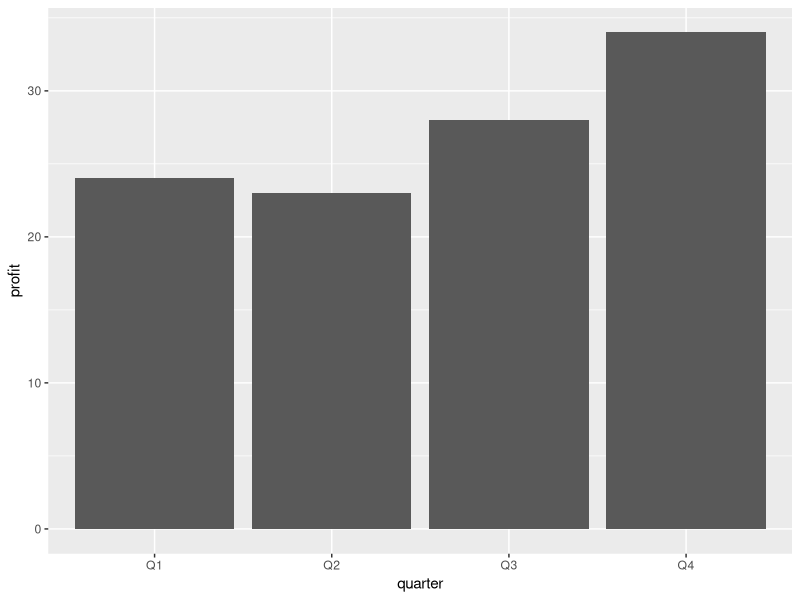
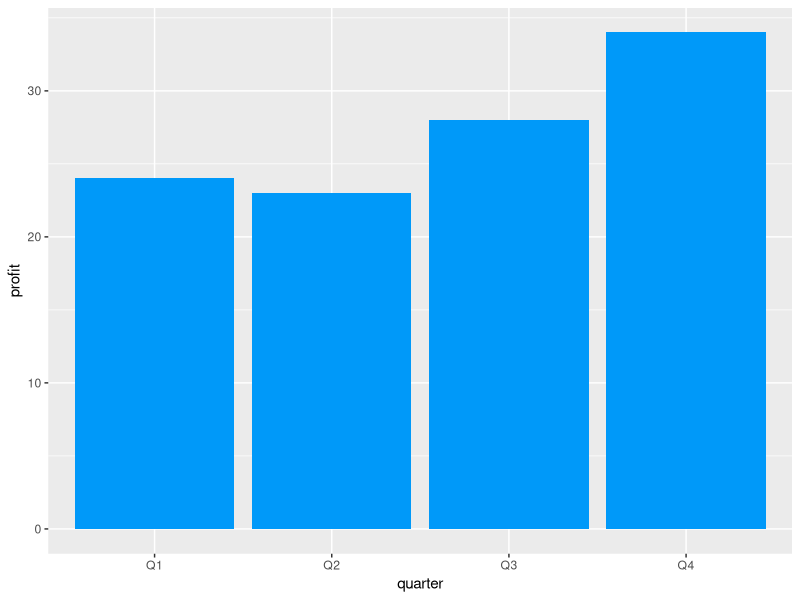
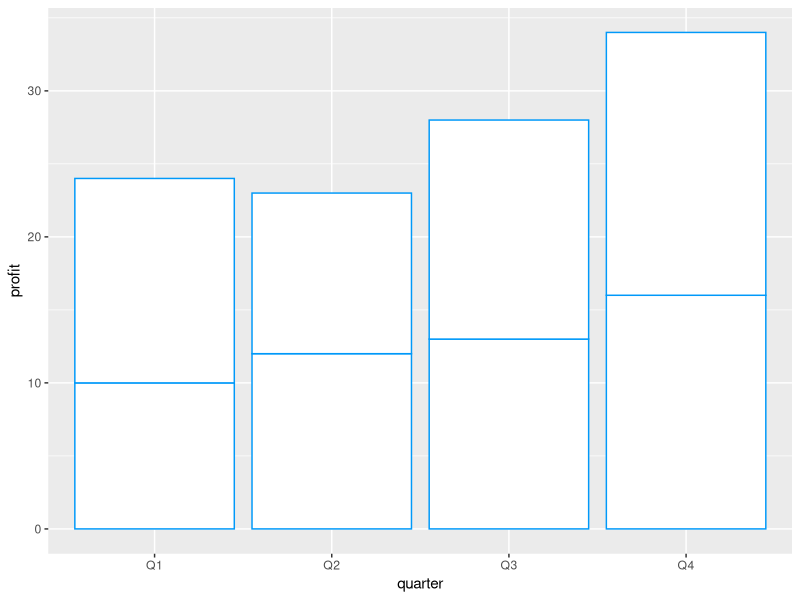
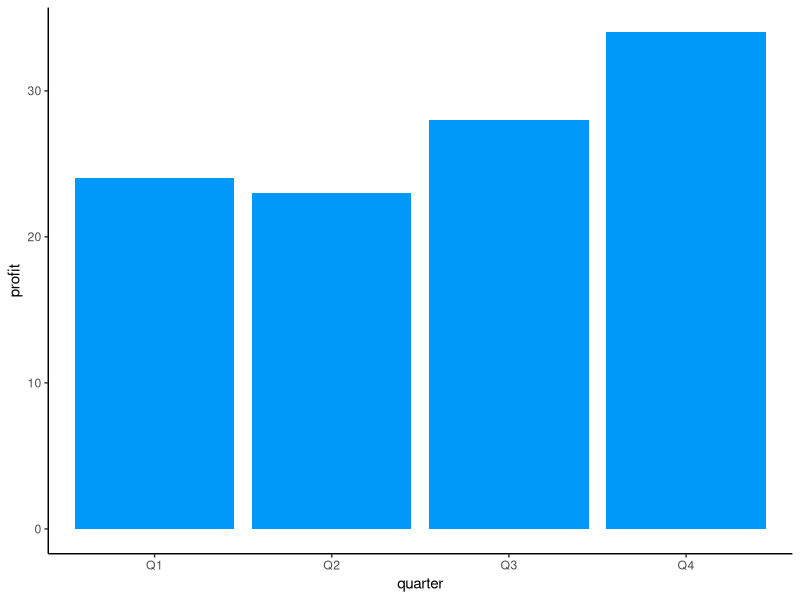
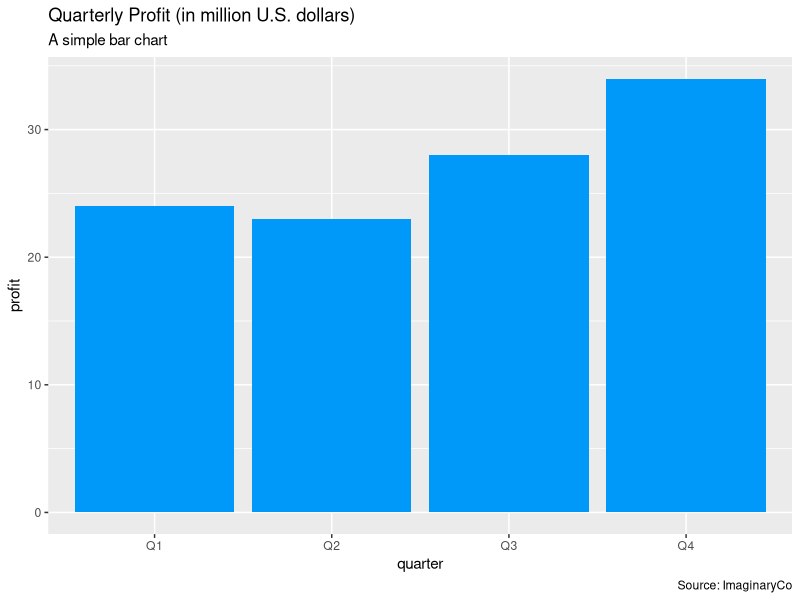
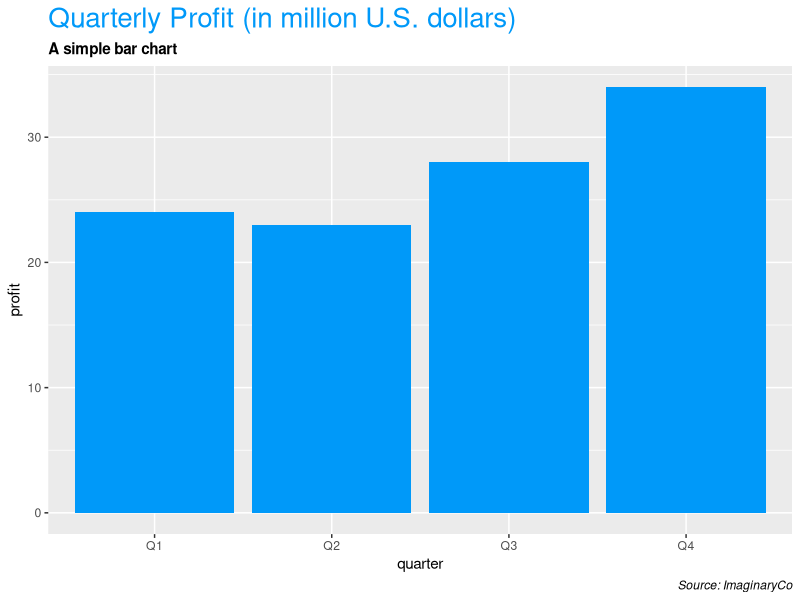
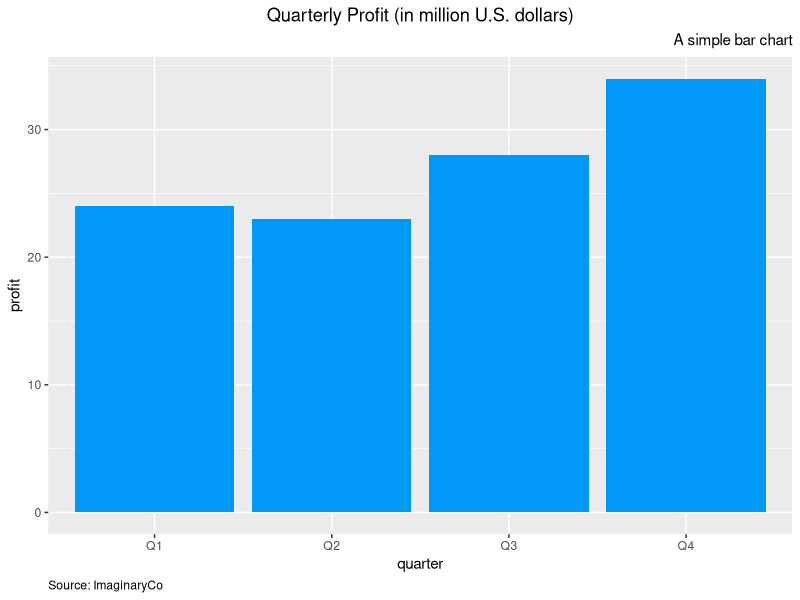
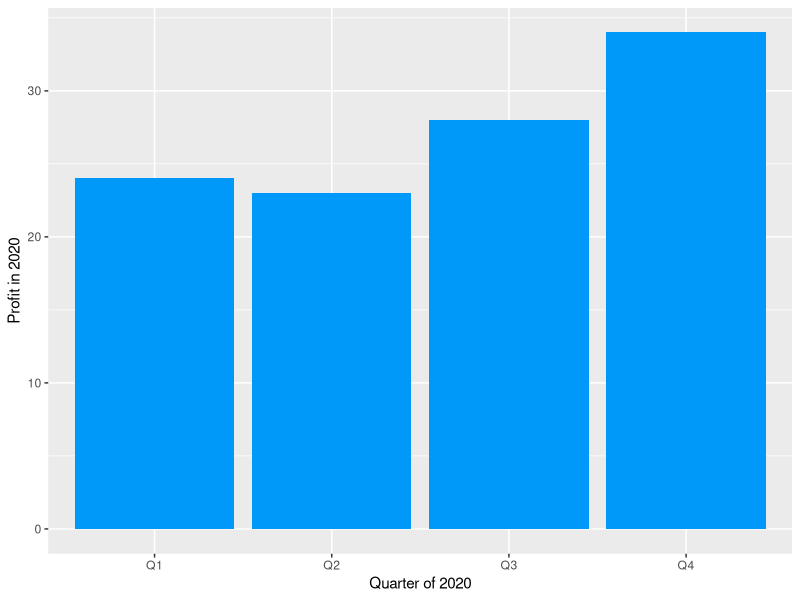

Source code (R) for these figures, in order:
## ---- chunk 1
knitr::opts_chunk$set(echo = TRUE)
## ---- chunk 2
library(ggplot2)

data <- data.frame(
  quarter=c("Q1", "Q1", "Q2", "Q2", "Q3", "Q3", "Q4", "Q4"),
  product=c("A", "B", "A", "B", "A", "B", "A", "B"),
  profit=c(10, 14, 12, 11, 13, 15, 16, 18)
)
## ---- chunk 3
ggplot(data, aes(x = quarter, y = profit)) + 
  geom_col()
## ---- chunk 4
ggplot(data, aes(x = quarter, y = profit)) + 
  geom_col(fill = "#0099f9")
## ---- chunk 5
ggplot(data, aes(x = quarter, y = profit)) +
  geom_col(color = "#0099f9", fill = "#ffffff")
## ---- chunk 6
ggplot(data, aes(x = quarter, y = profit)) +
  geom_col(fill = "#0099f9") +
  theme_classic()
## ---- chunk 7
ggplot(data, aes(x = quarter, y = profit)) +
  geom_col(fill = "#0099f9") +
  labs(
    title = "Quarterly Profit (in million U.S. dollars)",
    subtitle = "A simple bar chart",
    caption = "Source: ImaginaryCo"
  )
## ---- chunk 8
ggplot(data, aes(x = quarter, y = profit)) +
  geom_col(fill = "#0099f9") +
  labs(
    title = "Quarterly Profit (in million U.S. dollars)",
    subtitle = "A simple bar chart",
    caption = "Source: ImaginaryCo"
  ) +
  theme(
    plot.title = element_text(color = "#0099f9", size = 20),
    plot.subtitle = element_text(face = "bold"),
    plot.caption = element_text(face = "italic")
  )
## ---- chunk 9
ggplot(data, aes(x = quarter, y = profit)) +
  geom_col(fill = "#0099f9") +
  labs(
    title = "Quarterly Profit (in million U.S. dollars)",
    subtitle = "A simple bar chart",
    caption = "Source: ImaginaryCo"
  ) +
  theme(
    plot.title = element_text(hjust = 0.5),
    plot.subtitle = element_text(hjust = 1),
    plot.caption = element_text(hjust = 0)
  )
## ---- chunk 10
ggplot(data, aes(x = quarter, y = profit)) +
  geom_col(fill = "#0099f9") +
  labs(
    x = "Quarter of 2020",
    y = "Profit in 2020"
  )
## ---- chunk 11
ggplot(data, aes(x = quarter, y = profit)) +
  geom_col(fill = "#0099f9") +
  labs(
    x = "Quarter of 2020",
    y = "Profit in 2020"
  ) +
  theme(
    axis.title.x = element_text(color = "#0099f9", size = 15, face = "bold"),
    axis.title.y = element_text(size = 15, face = "italic")
  )
